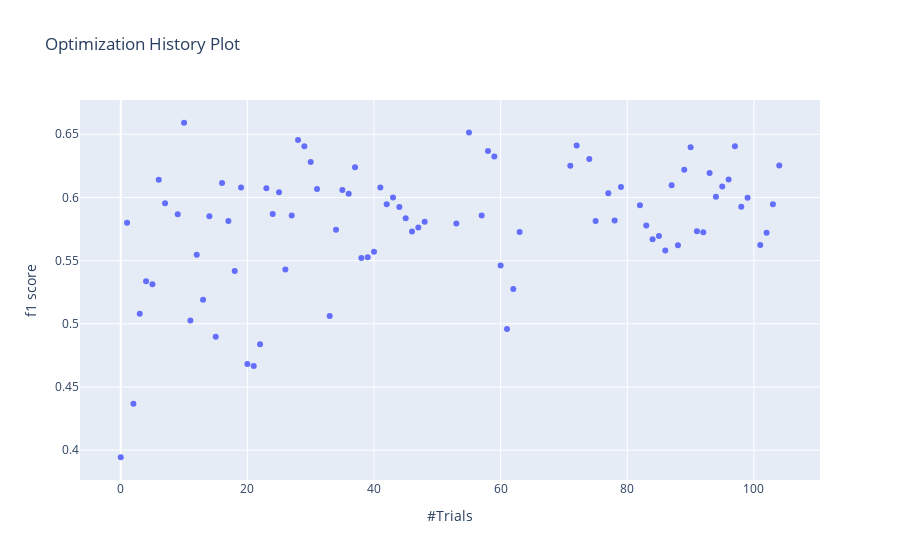

Notebook cell for this chart:
### Markdown cell above
## 1. HPO Log

### Code cell
optuna.visualization.plot_optimization_history(study, target=lambda t: t.values[0], target_name='f1 score')
